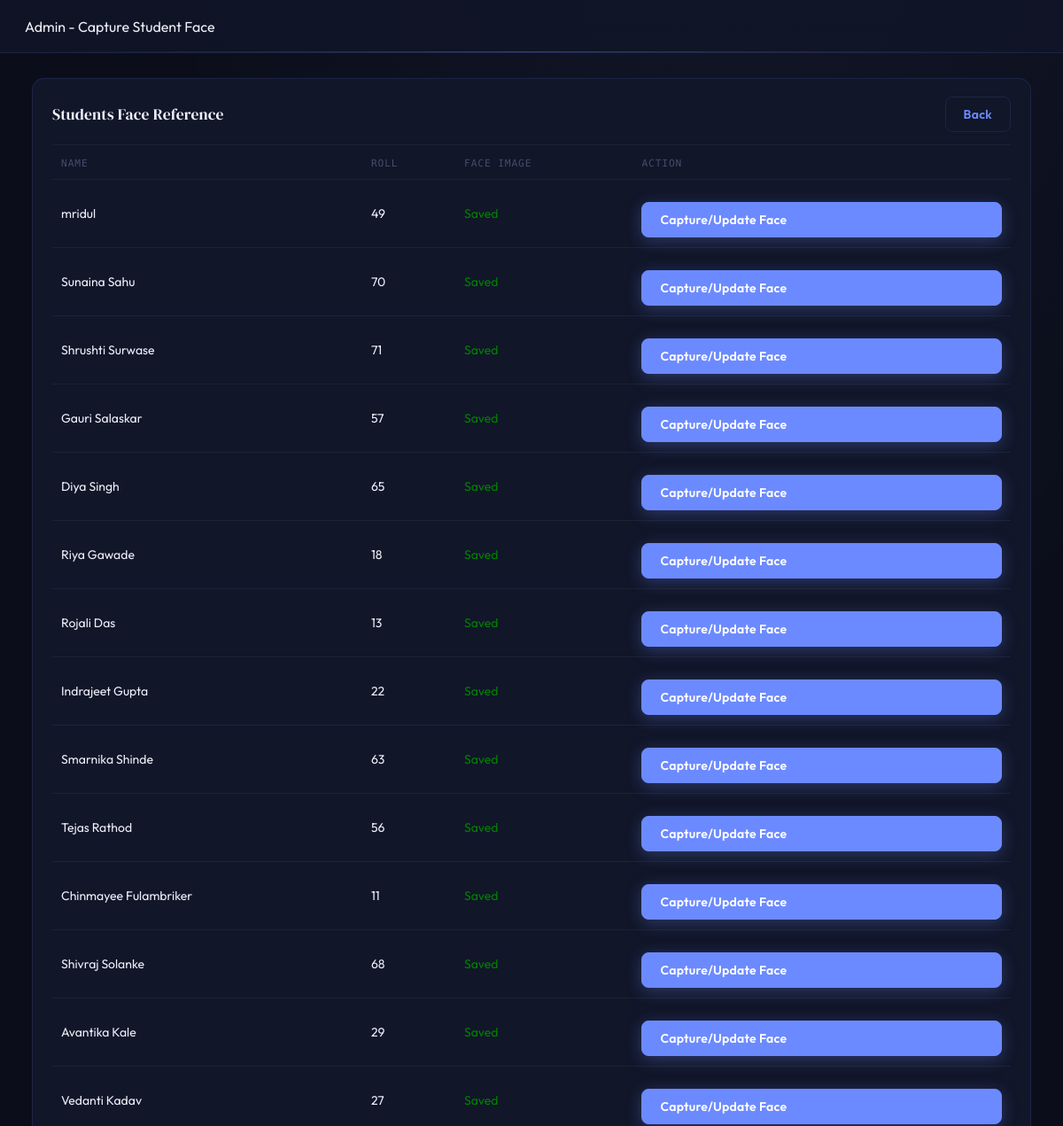
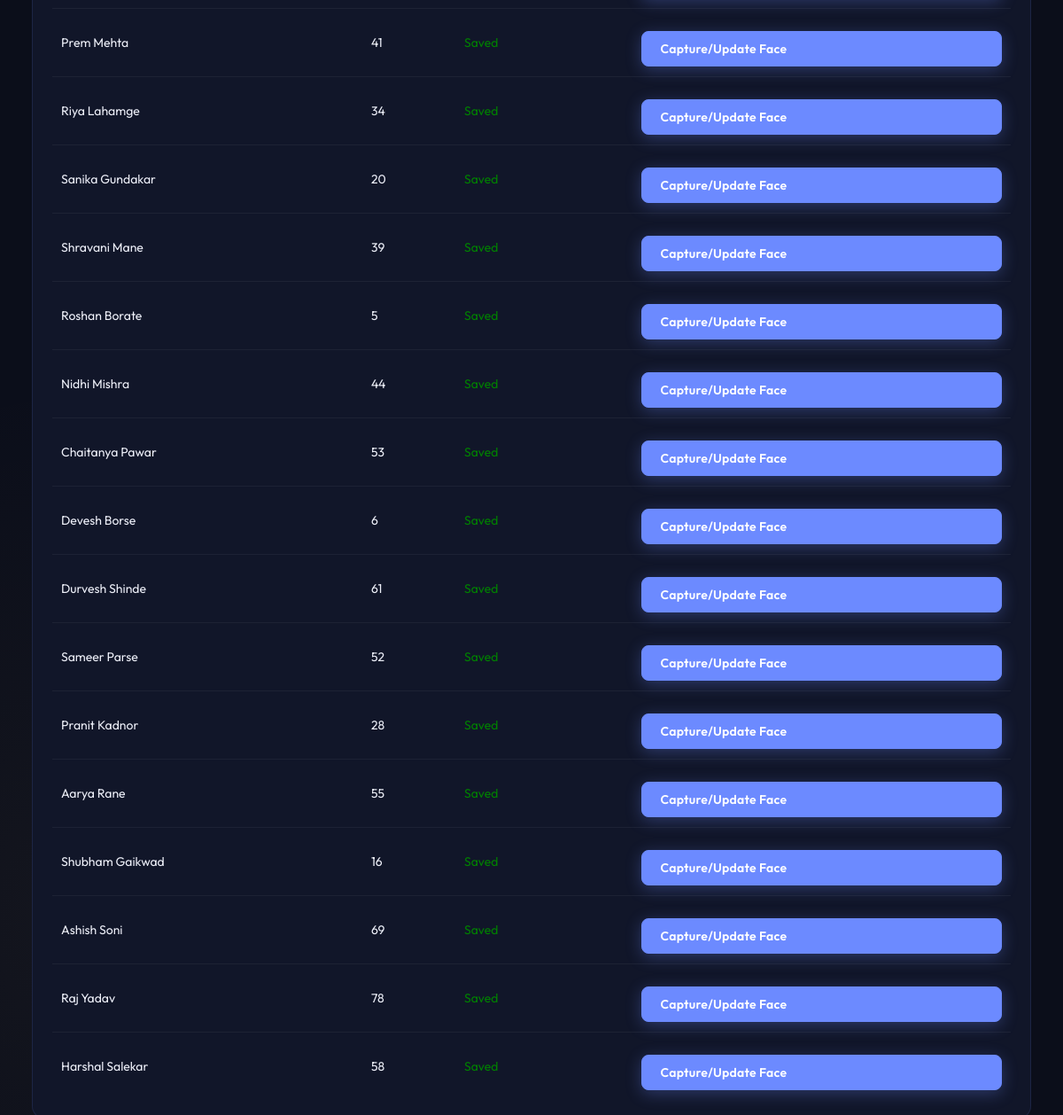
/admin_capture_students (signed in), run on the app's committed database (2 pictures, top to bottom).
### tables this page shows
CREATE TABLE students(
        id INTEGER PRIMARY KEY AUTOINCREMENT,
        name TEXT,
        roll TEXT,
        image TEXT,
        user_id INTEGER
    );

### app/routes/dashboard_routes.py (the view)
@dashboard_bp.route('/admin_capture_students')
def admin_capture_students():
    if session.get('role') != 'admin':
        return redirect('/dashboard')
    conn = get_connection()
    c = conn.cursor()
    students = c.execute('SELECT id, name, roll, image FROM students').fetchall()
    conn.close()
    return render_template('admin_capture_students.html', students=students)

### app/models/db.py (called while the page is built)
def get_connection():
    return sqlite3.connect(DB)

### app/templates/admin_capture_students.html (shortened to what this page needs)
<!DOCTYPE html>
<html>
<head>
    <link rel="stylesheet" href="{{ url_for('static', filename='css/style.css') }}">
</head>
<body>
<div class="navbar">Admin - Capture Student Face</div>
<div class="container">
    <div class="card">
        <div class="card-header" style="display:flex; justify-content:space-between; align-items:center;">
            <h3>Students Face Reference</h3>
            <a href="/dashboard" class="btn btn-outline">Back</a>
        </div>
        <table class="table">
            <thead>
                <tr><th>Name</th><th>Roll</th><th>Face Image</th><th>Action</th></tr>
            </thead>
            <tbody>
                {% for id, name, roll, image in students %}
                <tr>
                    <td>{{ name }}</td>
                    <td>{{ roll }}</td>
                    <td>{% if image %}<span style="color:green;">Saved</span>{% else %}<span style="color:#b33;">Missing</span>{% endif %}</td>
                    <td>
                        <form method="POST" action="/capture_student_face/{{ id }}" style="margin:0;">
                            <button class="btn btn-primary">Capture/Update Face</button>
                        </form>
                    </td>
                </tr>
                {% endfor %}
            </tbody>
        </table>
    </div>
</div>
</body>
</html>

### app/static/css/style.css (style rules this page uses)
:root { --bg-base: #0b0e1a; --bg-surface: #111629; --bg-elevated: #181e35; --bg-hover: #1e2640; --accent: #6c8aff; --accent-dim: rgba(108, 138, 255, 0.12); --accent-glow: rgba(108, 138, 255, 0.25); --gold: #e8c87a; --gold-dim: rgba(232, 200, 122, 0.10); --text-primary: #eef0f9; --text-secondary: #7b84a8; --text-muted: #454d6a; --border: rgba(108, 138, 255, 0.13); --border-subtle: rgba(255,255,255,0.05); --success: #4ade80; --error: #f87171; --radius: 14px; --radius-sm: 8px; }
*, *::before, *::after { box-sizing: border-box; }
body { margin: 0; font-family: 'Outfit', sans-serif; background: var(--bg-base); color: var(--text-primary); min-height: 100vh; background-image: radial-gradient(ellipse 80% 60% at 70% -10%, rgba(108,138,255,0.07) 0%, transparent 70%), radial-gradient(ellipse 50% 40% at 5% 90%, rgba(232,200,122,0.04) 0%, transparent 60%); }
.navbar { background: rgba(17, 22, 41, 0.85); backdrop-filter: blur(18px); -webkit-backdrop-filter: blur(18px); border-bottom: 1px solid var(--border); padding: 0 28px; height: 60px; display: flex; align-items: center; justify-content: space-between; position: sticky; top: 0; z-index: 100; }
.navbar::after { content: ''; position: absolute; bottom: 0; left: 28px; right: 28px; height: 1px; background: linear-gradient(90deg, transparent, var(--accent), transparent); opacity: 0.4; }
.container { width: min(1140px, 94%); margin: 28px auto; }
.btn { text-decoration: none; border-radius: var(--radius-sm); padding: 10px 20px; font-family: 'Outfit', sans-serif; font-weight: 600; font-size: 0.875rem; border: 1px solid transparent; display: inline-flex; align-items: center; gap: 7px; cursor: pointer; transition: all 0.2s ease; letter-spacing: 0.02em; white-space: nowrap; }
.btn-primary { background: var(--accent); color: #fff; border-color: var(--accent); box-shadow: 0 4px 18px rgba(108, 138, 255, 0.3); }
.btn-outline { background: transparent; color: var(--accent); border-color: var(--border); }
button { padding: 11px 16px; border: none; background: var(--accent); color: #fff; border-radius: var(--radius-sm); cursor: pointer; margin-top: 14px; width: 100%; font-family: 'Outfit', sans-serif; font-weight: 600; font-size: 0.9rem; letter-spacing: 0.03em; box-shadow: 0 4px 16px rgba(108, 138, 255, 0.28); transition: all 0.2s ease; }
.card { background: var(--bg-surface); border: 1px solid var(--border); padding: 20px 22px; margin-top: 14px; border-radius: var(--radius); position: relative; overflow: hidden; }
.card-header { display: flex; justify-content: space-between; align-items: center; margin-bottom: 14px; padding-bottom: 14px; border-bottom: 1px solid var(--border-subtle); }
.card-header h3 { margin: 0; font-family: 'DM Serif Display', serif; font-weight: 400; font-size: 1.1rem; color: var(--text-primary); letter-spacing: 0.01em; }
.recent-table, .table { width: 100%; border-collapse: collapse; margin-top: 6px; }
.recent-table th, .recent-table td, .table th, .table td { text-align: left; padding: 11px 10px; border-bottom: 1px solid var(--border-subtle); font-size: 0.875rem; }
.recent-table th, .table th { color: var(--text-muted); font-size: 0.7rem; text-transform: uppercase; letter-spacing: 0.08em; font-family: 'DM Mono', monospace; font-weight: 500; background: transparent; padding-top: 0; }
.recent-table tbody tr, .table tbody tr { transition: background 0.15s; }
.recent-table tbody tr:last-child td, .table tbody tr:last-child td { border-bottom: none; }

### data on the page
students: name "mridul", roll "49", shows "Saved"
students: name "Sunaina Sahu", roll "70", shows "Saved"
students: name "Shrushti Surwase", roll "71", shows "Saved"
students: name "Gauri Salaskar", roll "57", shows "Saved"
students: name "Diya Singh", roll "65", shows "Saved"
students: name "Riya Gawade", roll "18", shows "Saved"
students: name "Rojali Das", roll "13", shows "Saved"
students: name "Indrajeet Gupta", roll "22", shows "Saved"
students: name "Smarnika Shinde", roll "63", shows "Saved"
students: name "Tejas Rathod", roll "56", shows "Saved"
students: name "Chinmayee Fulambriker", roll "11", shows "Saved"
students: name "Shivraj Solanke", roll "68", shows "Saved"
students: name "Avantika Kale", roll "29", shows "Saved"
students: name "Vedanti Kadav", roll "27", shows "Saved"
students: name "Prem Mehta", roll "41", shows "Saved"
students: name "Riya Lahamge", roll "34", shows "Saved"
students: name "Sanika Gundakar", roll "20", shows "Saved"
students: name "Shravani Mane", roll "39", shows "Saved"
students: name "Roshan Borate", roll "5", shows "Saved"
students: name "Nidhi Mishra", roll "44", shows "Saved"
students: name "Chaitanya Pawar", roll "53", shows "Saved"
students: name "Devesh Borse", roll "6", shows "Saved"
students: name "Durvesh Shinde", roll "61", shows "Saved"
students: name "Sameer Parse", roll "52", shows "Saved"
students: name "Pranit Kadnor", roll "28", shows "Saved"
students: name "Aarya Rane", roll "55", shows "Saved"
students: name "Shubham Gaikwad", roll "16", shows "Saved"
students: name "Ashish Soni", roll "69", shows "Saved"
students: name "Raj Yadav", roll "78", shows "Saved"
students: name "Harshal Salekar", roll "58", shows "Saved"
